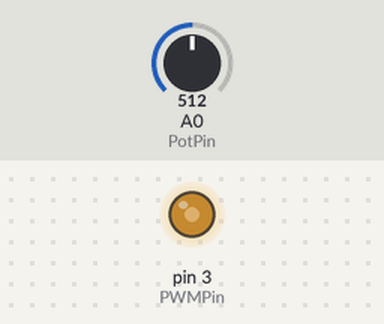
Recording of a sketch running on a simulated Arduino Uno, built with avr-gcc and run on an emulated ATmega328P. On the bench: output pins drawn as LEDs (lit = HIGH). The test bench sets the inputs (shaded band); at power-on: A0 (PotPin) = 512.

Above: at 1.2 s.
1.3 s: A0 (PotPin) set to 716
At 2.5 s:
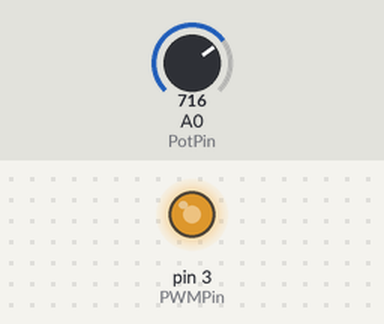
2.9 s: A0 (PotPin) set to 900
At 3.7 s:
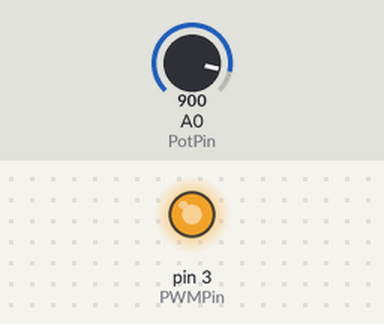
4.5 s: A0 (PotPin) set to 122
At 5.0 s:
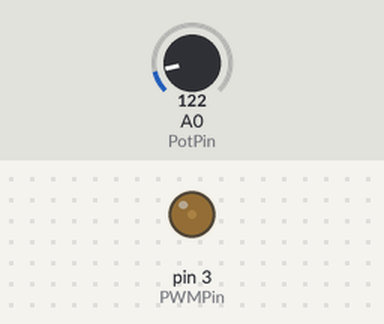
6.1 s: A0 (PotPin) set to 0
At 7.4 s:
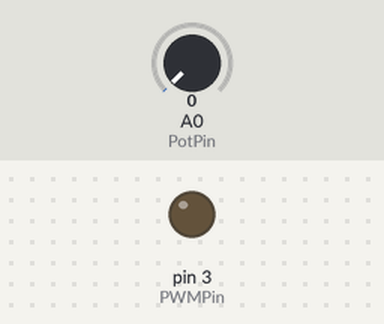
7.7 s: A0 (PotPin) set to 511
At 8.7 s:
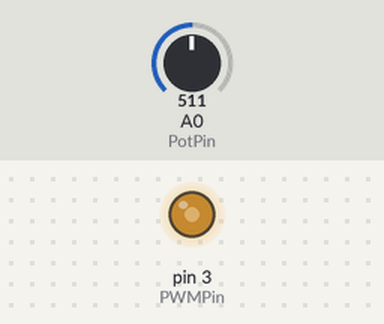
Timing chart, 0 to 10.3 s (numbered marks = the images above; inputs shaded):
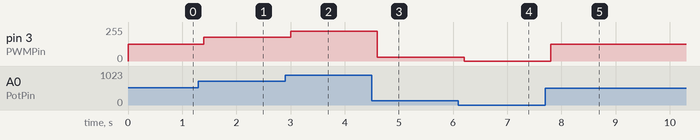

Measured:
- after the input at 1.3 s, pin 3 (PWMPin): 126/255 → 178/255 after 0.10 s
- after the input at 2.9 s, pin 3 (PWMPin): 178/255 → 223/255 after 0.10 s
- after the input at 4.5 s, pin 3 (PWMPin): 223/255 → 29/255 after 0.10 s
- after the input at 6.1 s, pin 3 (PWMPin): 29/255 → 0/255 after 0.11 s
- after the input at 7.7 s, pin 3 (PWMPin): 0/255 → 126/255 after 0.11 s

The sketch:

ATmega328P_PWM_25kHz.ino
```cpp
const int PWMPin = 3;  // Only works with Pin 3
const int PotPin = 0;  // Analog 0

void setup()
{
  pinMode(PWMPin, OUTPUT);
  // Fast PWM Mode, Prescaler = /8
  // PWM on Pin 3, Pin 11 disabled
  // 16Mhz / 8 / (79 + 1) = 25Khz
  TCCR2A = _BV(COM2B1) | _BV(WGM21) | _BV(WGM20);
  TCCR2B = _BV(WGM22) | _BV(CS21);
  // Set TOP and initialize duty cycle to zero(0)
  OCR2A = 79;   // TOP - DO NOT CHANGE, SETS PWM PULSE RATE
  OCR2B = 0;    // duty cycle for Pin 3 (0-79) generates 1 500nS pulse even when 0
}

void loop()
{
  int in, out;

  in = analogRead(PotPin);
  out = map(in, 0, 1023, 0, 79);
  OCR2B = out;
  delay(200);
}
```
